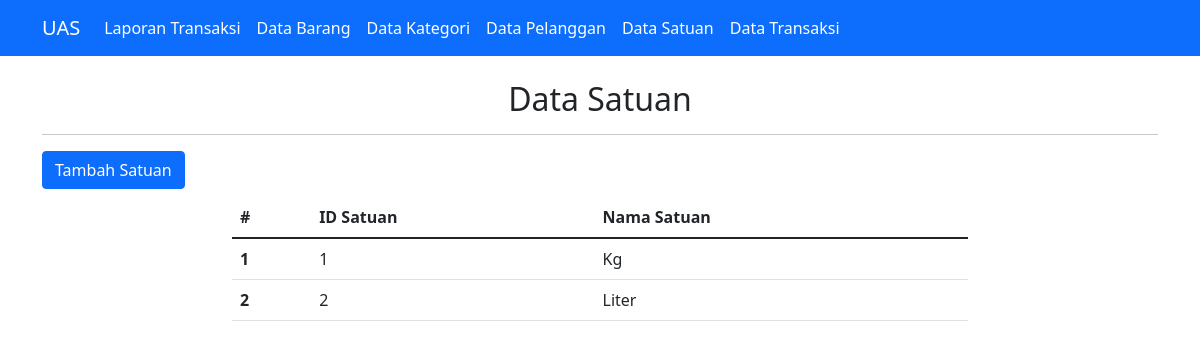
The page /tampil_satuan.php on the database its author committed.
### tables this page shows
CREATE TABLE `satuan` (
  `id_satuan` int(11) NOT NULL,
  `nama` varchar(100) NOT NULL
);

### tampil_satuan.php (the view, shortened to what this page needs)
<!doctype html>
<html lang="en">
<head>
    <link href="https://cdn.jsdelivr.net/npm/bootstrap@5.1.3/dist/css/bootstrap.min.css" rel="stylesheet">
</head>
<body>
    <?php include "navbar.php"; ?>
    <div class="container">
        <div class="row mt-4">
            <div class="col">
                <center>
                    <h2>Data Satuan</h2>
                    <hr>
                </center>
                <a href="input_satuan.php"><button type="button" class="btn btn-primary">Tambah Satuan</button></a>
            </div>
        </div>
    </div>
    <div class="container">
        <div class="row mt-2">
            <div class="col-md-8 offset-md-2">
                <table class="table">
                    <thead>
                        <tr>
                            <th scope="col">#</th>
                            <th scope="col">ID Satuan</th>
                            <th scope="col">Nama Satuan</th>
                        </tr>
                    </thead>
                    <tbody>
                        <?php
                        include "koneksi.php";
                        $data = mysqli_query($conn, "SELECT * FROM satuan");
                        $nomor = 1;
                        while ($d = mysqli_fetch_array($data)) { ?>
                            <tr>
                                <th scope="row"><?php echo $nomor++ ?></th>
                                <td><?php echo $d['id_satuan']; ?></td>
                                <td><?php echo $d['nama']; ?></td>
                            </tr>
                        <?php }; ?>
                    </tbody>
                </table>
            </div>
        </div>
    </div>
</body>
</html>

### rows shown on the page
satuan: id_satuan "1", nama "Kg"
satuan: id_satuan "2", nama "Liter"
